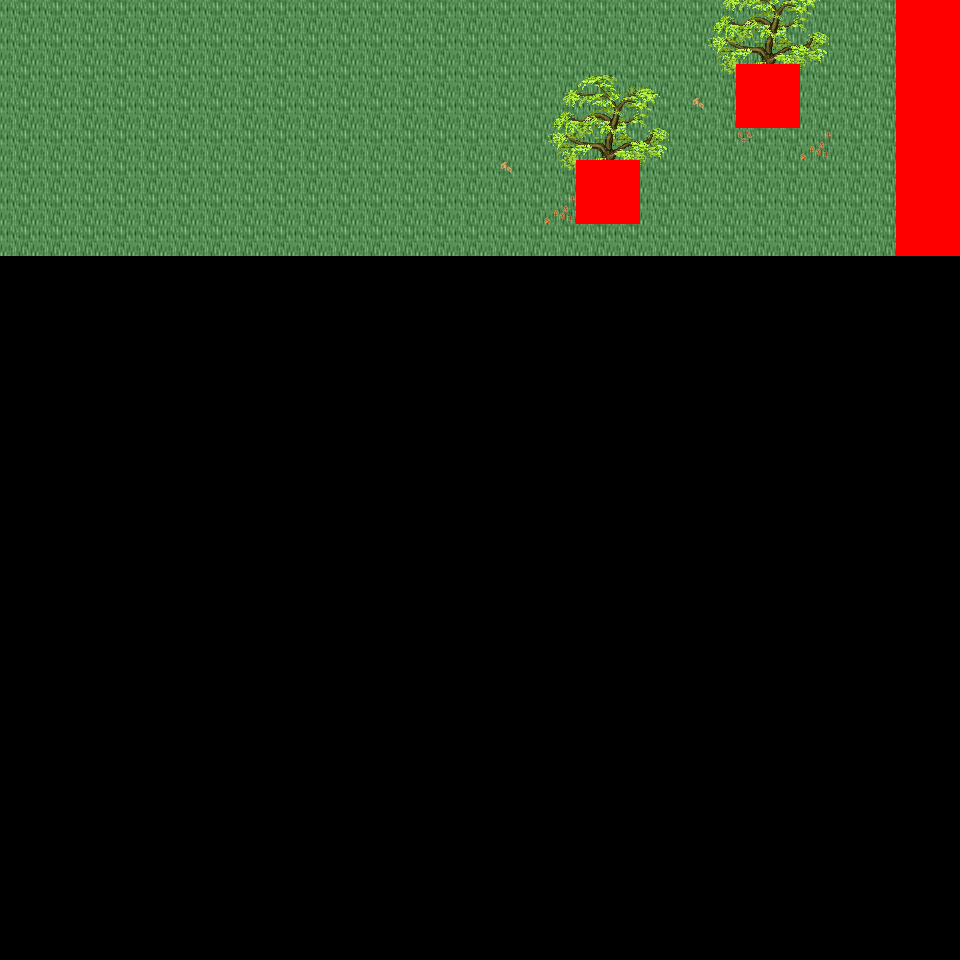

This is a level from a 2D game, rendered from its Tiled map with the project's own tilesets. A one-line summary and the map file follow, with tile-layer data summarised:
An orthogonal 30x30 tile map with 32x32 px tiles, 6 tile layers (Ground, Object, Object2, Above, ...), 32 tilesets and 3 objects (3x mapExit).

<map version="1.0" orientation="orthogonal" renderorder="right-down" width="30" height="30" tilewidth="32" tileheight="32" nextobjectid="4">
  <tileset firstgid="1" name="tileset_logic_collision" tilewidth="32" tileheight="32" tilecount="1" columns="1">
    <image source="../drawable/tileset_logic_collision.png" width="32" height="32" />
  </tileset>
  <tileset firstgid="2" name="tileset_ground_ground" tilewidth="32" tileheight="32" tilecount="33" columns="3">
    <image source="../drawable/tileset_ground_ground.png" width="96" height="352" />
  </tileset>
  <tileset firstgid="35" name="tileset_building_castle" tilewidth="32" tileheight="32" tilecount="320" columns="20">
    <image source="../drawable/tileset_building_castle.png" width="640" height="512" />
  </tileset>
  <tileset firstgid="355" name="tileset_building_roof_blue" tilewidth="32" tileheight="32" tilecount="20" columns="5">
    <image source="../drawable/tileset_building_roof_blue.png" width="160" height="128" />
  </tileset>
  <tileset firstgid="375" name="tileset_item_weapon_cannon" tilewidth="32" tileheight="32" tilecount="12" columns="3">
    <image source="../drawable/tileset_item_weapon_cannon.png" width="96" height="128" />
  </tileset>
  <tileset firstgid="387" name="tileset_ground_stonecircle" tilewidth="32" tileheight="32" tilecount="81" columns="9">
    <image source="../drawable/tileset_ground_stonecircle.png" width="288" height="288" />
  </tileset>
  <tileset firstgid="468" name="tileset_ground_grass_edges" tilewidth="32" tileheight="32" tilecount="36" columns="12">
    <image source="../drawable/tileset_ground_grass_edges.png" width="384" height="96" />
  </tileset>
  <tileset firstgid="504" name="tileset_ground_grass_corners" tilewidth="32" tileheight="32" tilecount="24" columns="6">
    <image source="../drawable/tileset_ground_grass_corners.png" width="192" height="128" />
  </tileset>
  <tileset firstgid="528" name="tileset_plant_tree_fall_trees" tilewidth="32" tileheight="32" tilecount="40" columns="8">
    <image source="../drawable/tileset_plant_tree_fall_trees.png" width="256" height="160" />
  </tileset>
  <tileset firstgid="568" name="tileset_plant_tree_locust_tree" tilewidth="32" tileheight="32" tilecount="20" columns="4">
    <image source="../drawable/tileset_plant_tree_locust_tree.png" width="128" height="160" />
  </tileset>
  <tileset firstgid="588" name="tileset_furniture_light_lamp_blue" tilewidth="32" tileheight="32" tilecount="3" columns="1">
    <image source="../drawable/tileset_furniture_light_lamp_blue.png" width="32" height="96" />
  </tileset>
  <tileset firstgid="591" name="tileset_item_pot_pot_purple" tilewidth="32" tileheight="32" tilecount="1" columns="1">
    <image source="../drawable/tileset_item_pot_pot_purple.png" width="32" height="32" />
  </tileset>
  <tileset firstgid="592" name="tileset_item_pot_barrel_with_flower" tilewidth="32" tileheight="32" tilecount="2" columns="2">
    <image source="../drawable/tileset_item_pot_barrel_with_flower.png" width="64" height="32" />
  </tileset>
  <tileset firstgid="594" name="tileset_item_textile_laundry" tilewidth="32" tileheight="32" tilecount="16" columns="4">
    <image source="../drawable/tileset_item_textile_laundry.png" width="128" height="128" />
  </tileset>
  <tileset firstgid="610" name="tileset_plant_flower_daisy_blue" tilewidth="32" tileheight="32" tilecount="8" columns="2">
    <image source="../drawable/tileset_plant_flower_daisy_blue.png" width="64" height="128" />
  </tileset>
  <tileset firstgid="618" name="tileset_plant_flower_daisy_red" tilewidth="32" tileheight="32" tilecount="8" columns="2">
    <image source="../drawable/tileset_plant_flower_daisy_red.png" width="64" height="128" />
  </tileset>
  <tileset firstgid="626" name="tileset_plant_flower_daisy_white" tilewidth="32" tileheight="32" tilecount="8" columns="2">
    <image source="../drawable/tileset_plant_flower_daisy_white.png" width="64" height="128" />
  </tileset>
  <tileset firstgid="634" name="tileset_plant_flower_daisy_yellow" tilewidth="32" tileheight="32" tilecount="8" columns="2">
    <image source="../drawable/tileset_plant_flower_daisy_yellow.png" width="64" height="128" />
  </tileset>
  <tileset firstgid="642" name="tileset_light_dim_light_7x5" tilewidth="32" tileheight="32" tilecount="35" columns="7">
    <image source="../drawable/tileset_light_dim_light_7x5.png" width="224" height="160" />
  </tileset>
  <tileset firstgid="677" name="tileset_plant_stump_small_stump" tilewidth="32" tileheight="32" tilecount="4" columns="2">
    <image source="../drawable/tileset_plant_stump_small_stump.png" width="64" height="64" />
  </tileset>
  <tileset firstgid="681" name="tileset_plant_stump_stump_pale_purple" tilewidth="32" tileheight="32" tilecount="4" columns="2">
    <image source="../drawable/tileset_plant_stump_stump_pale_purple.png" width="64" height="64" />
  </tileset>
  <tileset firstgid="685" name="tileset_plant_indoor_small_flowerpots" tilewidth="32" tileheight="32" tilecount="4" columns="2">
    <image source="../drawable/tileset_plant_indoor_small_flowerpots.png" width="64" height="64" />
  </tileset>
  <tileset firstgid="689" name="tileset_plant_leaves" tilewidth="32" tileheight="32" tilecount="8" columns="4">
    <image source="../drawable/tileset_plant_leaves.png" width="128" height="64" />
  </tileset>
  <tileset firstgid="697" name="tileset_building_decoration_chimney" tilewidth="32" tileheight="32" tilecount="2" columns="1">
    <image source="../drawable/tileset_building_decoration_chimney.png" width="32" height="64" />
  </tileset>
  <tileset firstgid="699" name="tileset_building_decoration_orbpedestal" tilewidth="32" tileheight="32" tilecount="2" columns="1">
    <image source="../drawable/tileset_building_decoration_orbpedestal.png" width="32" height="64" />
  </tileset>
  <tileset firstgid="701" name="tileset_light_light_5x5" tilewidth="32" tileheight="32" tilecount="25" columns="5">
    <image source="../drawable/tileset_light_light_5x5.png" width="160" height="160" />
  </tileset>
  <tileset firstgid="726" name="tileset_plant_lily_pads" tilewidth="32" tileheight="32" tilecount="2" columns="1">
    <image source="../drawable/tileset_plant_lily_pads.png" width="32" height="64" />
  </tileset>
  <tileset firstgid="728" name="tileset_ground_ground_3" tilewidth="32" tileheight="32" tilecount="5" columns="5">
    <image source="../drawable/tileset_ground_ground_3.png" width="160" height="32" />
  </tileset>
  <tileset firstgid="733" name="tileset_building_cottage" tilewidth="32" tileheight="32" tilecount="256" columns="16">
    <image source="../drawable/tileset_building_cottage.png" width="512" height="512" />
  </tileset>
  <tileset firstgid="989" name="tileset_building_roof_thatched_roof" tilewidth="32" tileheight="32" tilecount="256" columns="16">
    <image source="../drawable/tileset_building_roof_thatched_roof.png" width="512" height="512" />
  </tileset>
  <tileset firstgid="1245" name="tileset_building_window_windows" tilewidth="32" tileheight="32" tilecount="256" columns="16">
    <image source="../drawable/tileset_building_window_windows.png" width="512" height="512" />
  </tileset>
  <tileset firstgid="1501" name="tileset_building_door_doors" tilewidth="32" tileheight="32" tilecount="256" columns="16">
    <image source="../drawable/tileset_building_door_doors.png" width="512" height="512" />
  </tileset>
  <layer name="Ground" width="30" height="30">
    <data>[900 cells, 240 non-empty, 3 distinct tile ids]</data>
  </layer>
  <layer name="Object" width="30" height="30">
    <data>[900 cells, 4 non-empty, 2 distinct tile ids]</data>
  </layer>
  <layer name="Object2" width="30" height="30">
    <data>[900 cells, 13 non-empty, 5 distinct tile ids]</data>
  </layer>
  <layer name="Above" width="30" height="30">
    <data>[900 cells, 28 non-empty, 16 distinct tile ids]</data>
  </layer>
  <layer name="Above2" width="30" height="30">
    <data>[900 cells, 0 non-empty, 0 distinct tile ids]</data>
  </layer>
  <layer name="Walkable" width="30" height="30">
    <data>[900 cells, 24 non-empty, 1 distinct tile ids]</data>
  </layer>
  <objectgroup name="MapEvents">
    <object id="1" name="north" type="mapExit" x="0" y="0" width="896" height="32">
      <properties>
        <property name="map" value="level_0_x35_y62" />
        <property name="x" value="0" />
        <property name="y" value="28" />
      </properties>
    </object>
    <object id="2" name="west" type="mapExit" x="0" y="0" width="32" height="960">
      <properties>
        <property name="map" value="level_0_x34_y63" />
        <property name="x" value="28" />
        <property name="y" value="0" />
      </properties>
    </object>
    <object id="3" name="east" type="mapExit" x="928" y="256" width="32" height="704">
      <properties>
        <property name="map" value="level_0_x36_y63" />
        <property name="x" value="1" />
        <property name="y" value="8" />
      </properties>
    </object>
  </objectgroup>
</map>
